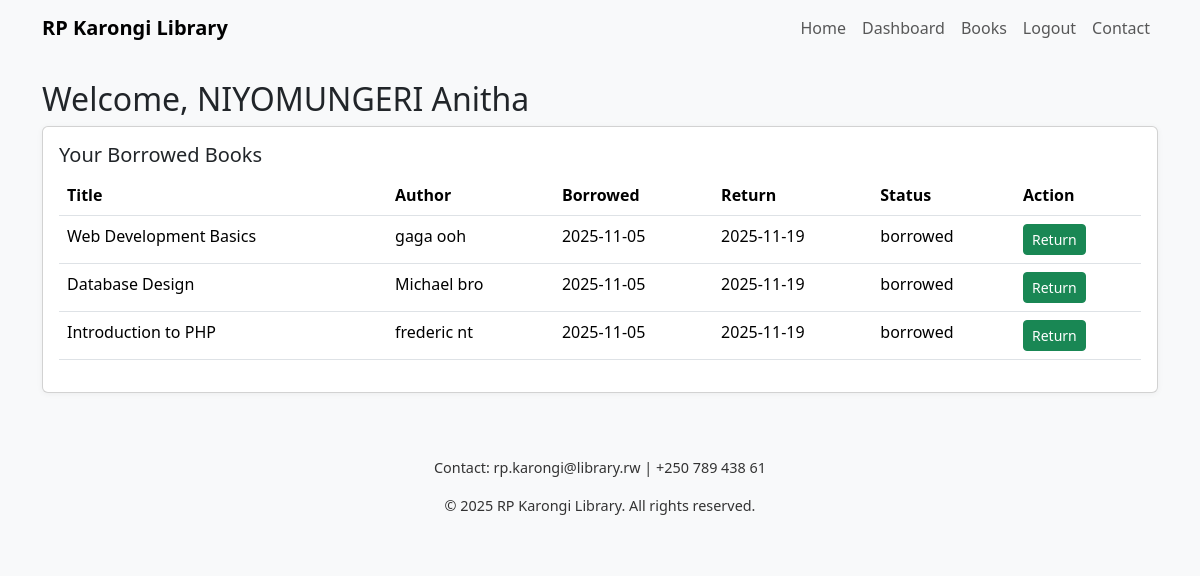
Page /dashboard.php (signed in) on the committed database.
### tables this page shows
CREATE TABLE `borrowed_books` (
  `borrow_id` int(11) NOT NULL,
  `student_id` int(11) NOT NULL,
  `book_id` int(11) NOT NULL,
  `borrow_date` date NOT NULL,
  `return_date` date DEFAULT NULL,
  `status` enum('borrowed','returned') DEFAULT 'borrowed'
);

CREATE TABLE `books` (
  `book_id` int(11) NOT NULL,
  `title` varchar(255) NOT NULL,
  `author` varchar(255) NOT NULL,
  `category` varchar(100) NOT NULL,
  `available_status` enum('available','borrowed') DEFAULT 'available',
  `created_at` timestamp NOT NULL DEFAULT current_timestamp()
);

### dashboard.php (the view, shortened to what this page needs)
<?php
require 'inc/config.php';
require 'inc/header.php';
$userId = $_SESSION['user']['id'];
$stmt = $pdo->prepare(
  "SELECT bb.*, b.title, b.author FROM borrowed_books bb
   JOIN books b ON bb.book_id = b.book_id
   WHERE bb.student_id = ? ORDER BY bb.borrow_date DESC"
);
$stmt->execute([$userId]);
$borrowed = $stmt->fetchAll();
?>
<h2>Welcome, <?= htmlspecialchars($_SESSION['user']['username']) ?></h2>
<div class="card mb-4">
  <div class="card-body">
    <h5 class="card-title">Your Borrowed Books</h5>
    <?php if ($borrowed): ?>
      <table class="table">
        <thead><tr><th>Title</th><th>Author</th><th>Borrowed</th><th>Return</th><th>Status</th><th>Action</th></tr></thead>
        <tbody>
        <?php foreach ($borrowed as $b): ?>
          <tr>
            <td><?= htmlspecialchars($b['title']) ?></td>
            <td><?= htmlspecialchars($b['author']) ?></td>
            <td><?= htmlspecialchars($b['borrow_date']) ?></td>
            <td><?= htmlspecialchars($b['return_date'] ?? '-') ?></td>
            <td><?= htmlspecialchars($b['status']) ?></td>
            <td>
              <?php if ($b['status'] === 'borrowed'): ?>
                <a href="return_book.php?id=<?= $b['id'] ?>" class="btn btn-sm btn-success">Return</a>
              <?php else: ?>
                -
              <?php endif; ?>
            </td>
          </tr>
        <?php endforeach; ?>
        </tbody>
      </table>
    <?php else: ?>
      <p>You have no borrowed books.</p>
    <?php endif; ?>
  </div>
</div>
<?php require 'inc/footer.php'; ?>

### assets/css/styles.css (style rules this page uses)
body { background: #f8f9fa; }
.card { box-shadow: 0 1px 6px rgba(0,0,0,0.05); }

### rows in the picture
borrowed_books: book.title "Web Development Basics", book.author "gaga ooh", borrow_date "2025-11-05", return_date "2025-11-19", status "borrowed"
borrowed_books: book.title "Database Design", book.author "Michael bro", borrow_date "2025-11-05", return_date "2025-11-19", status "borrowed"
borrowed_books: book.title "Introduction to PHP", book.author "frederic nt", borrow_date "2025-11-05", return_date "2025-11-19", status "borrowed"

### other values in the picture
$_SESSION['user']['username'] "NIYOMUNGERI Anitha"
